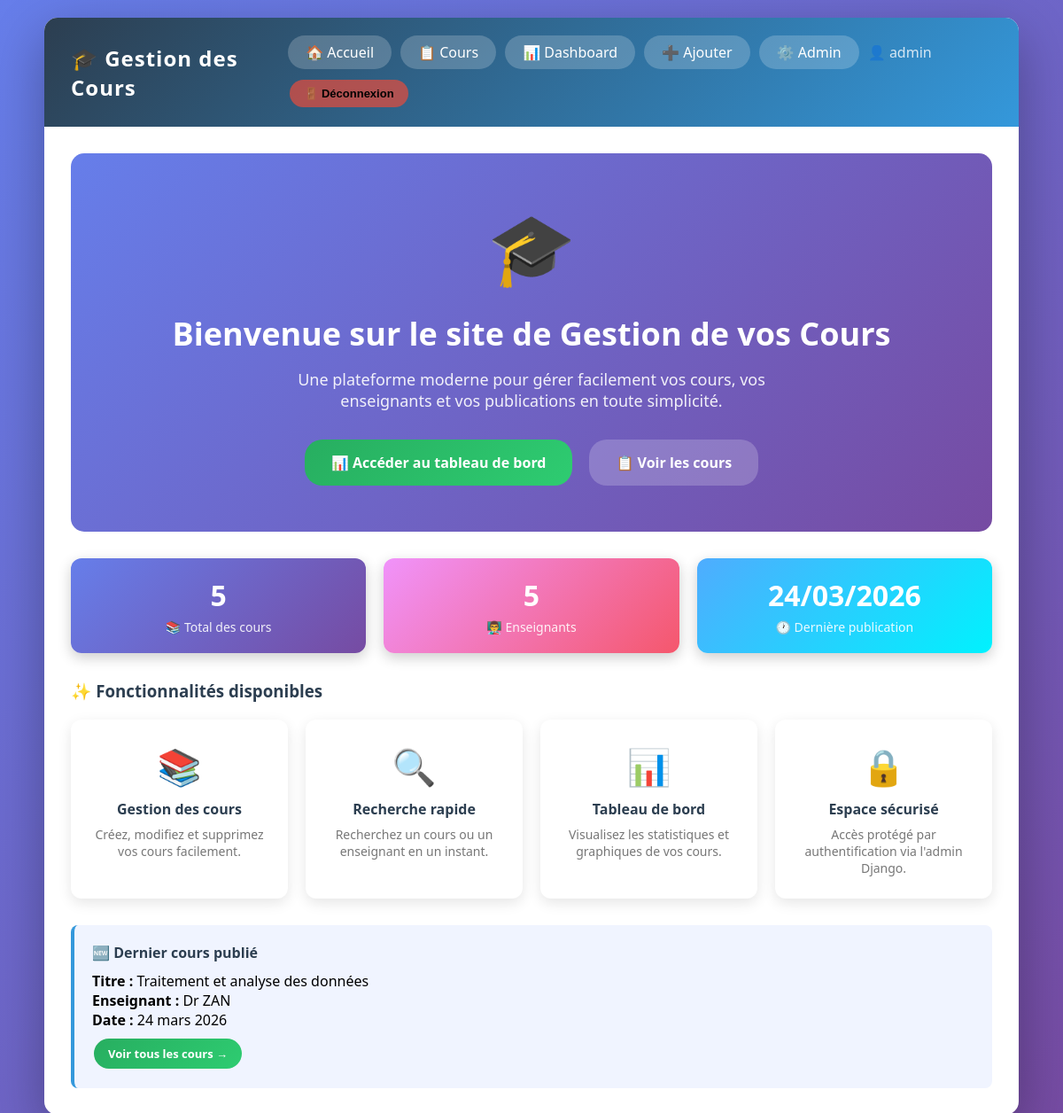
The app's page / (signed in) with its own data.
### cours/models.py (models this page shows, shortened)
class Cours(models.Model):
    titre = models.CharField(max_length=200)
    enseignant = models.CharField(max_length=100)
    date_publication = models.DateField(validators=[valider_date])
    date_ajout = models.DateTimeField(auto_now_add=True)  # ← caché, automatique

### cours/views.py (the view)
# urls.py: path('', AccueilView.as_view(), name='accueil'),
class AccueilView(TemplateView):
    template_name = 'cours/accueil.html'
    def get_context_data(self, **kwargs):
        context = super().get_context_data(**kwargs)
        context['total_cours'] = Cours.objects.count()
        context['total_enseignants'] = Cours.objects.values('enseignant').distinct().count()
        context['dernier_cours'] = Cours.objects.order_by('-date_ajout').first()
        return context

### cours/templates/cours/accueil.html
{% extends 'cours/base.html' %}
{% block content %}
<div style="text-align:center; padding:50px 20px; background:linear-gradient(135deg, #667eea, #764ba2); border-radius:15px; margin-bottom:30px; color:white;">
    <div style="font-size:80px; margin-bottom:20px;">🎓</div>
    <h1 style="font-size:36px; font-weight:bold; margin-bottom:15px;">
        Bienvenue sur le site de Gestion de vos Cours
    </h1>
    <p style="font-size:18px; opacity:0.9; max-width:600px; margin:0 auto 30px;">
        Une plateforme moderne pour gérer facilement vos cours,
        vos enseignants et vos publications en toute simplicité.
    </p>
    <div style="display:flex; gap:15px; justify-content:center; flex-wrap:wrap;">
        <a href="{% url 'dashboard' %}" class="btn btn-add" style="padding:15px 30px; font-size:16px;">
            📊 Accéder au tableau de bord
        </a>
        <a href="{% url 'cours-list' %}" class="btn" style="padding:15px 30px; font-size:16px; background:rgba(255,255,255,0.2); color:white;">
            📋 Voir les cours
        </a>
    </div>
</div>
<div class="stats" style="margin-bottom:30px;">
    <div class="stat-card" style="background:linear-gradient(135deg, #667eea, #764ba2);">
        <h3>{{ total_cours }}</h3>
        <p>📚 Total des cours</p>
    </div>
    <div class="stat-card" style="background:linear-gradient(135deg, #f093fb, #f5576c);">
        <h3>{{ total_enseignants }}</h3>
        <p>👨‍🏫 Enseignants</p>
    </div>
    <div class="stat-card" style="background:linear-gradient(135deg, #4facfe, #00f2fe);">
        <h3>{% if dernier_cours %}{{ dernier_cours.date_publication|date:"d/m/Y" }}{% else %}--{% endif %}</h3>
        <p>🕐 Dernière publication</p>
    </div>
</div>
<h3 style="color:#2c3e50; margin-bottom:20px;">✨ Fonctionnalités disponibles</h3>
<div style="display:grid; grid-template-columns:repeat(auto-fit, minmax(220px, 1fr)); gap:20px; margin-bottom:30px;">
    <div style="background:white; padding:25px; border-radius:12px; box-shadow:0 5px 15px rgba(0,0,0,0.1); text-align:center; transition:transform 0.3s;" onmouseover="this.style.transform='translateY(-5px)'" onmouseout="this.style.transform='translateY(0)'">
        <div style="font-size:40px; margin-bottom:10px;">📚</div>
        <h4 style="color:#2c3e50; margin-bottom:8px;">Gestion des cours</h4>
        <p style="color:#777; font-size:14px;">Créez, modifiez et supprimez vos cours facilement.</p>
    </div>
    <div style="background:white; padding:25px; border-radius:12px; box-shadow:0 5px 15px rgba(0,0,0,0.1); text-align:center; transition:transform 0.3s;" onmouseover="this.style.transform='translateY(-5px)'" onmouseout="this.style.transform='translateY(0)'">
        <div style="font-size:40px; margin-bottom:10px;">🔍</div>
        <h4 style="color:#2c3e50; margin-bottom:8px;">Recherche rapide</h4>
        <p style="color:#777; font-size:14px;">Recherchez un cours ou un enseignant en un instant.</p>
    </div>
    <div style="background:white; padding:25px; border-radius:12px; box-shadow:0 5px 15px rgba(0,0,0,0.1); text-align:center; transition:transform 0.3s;" onmouseover="this.style.transform='translateY(-5px)'" onmouseout="this.style.transform='translateY(0)'">
        <div style="font-size:40px; margin-bottom:10px;">📊</div>
        <h4 style="color:#2c3e50; margin-bottom:8px;">Tableau de bord</h4>
        <p style="color:#777; font-size:14px;">Visualisez les statistiques et graphiques de vos cours.</p>
    </div>
    <div style="background:white; padding:25px; border-radius:12px; box-shadow:0 5px 15px rgba(0,0,0,0.1); text-align:center; transition:transform 0.3s;" onmouseover="this.style.transform='translateY(-5px)'" onmouseout="this.style.transform='translateY(0)'">
        <div style="font-size:40px; margin-bottom:10px;">🔒</div>
        <h4 style="color:#2c3e50; margin-bottom:8px;">Espace sécurisé</h4>
        <p style="color:#777; font-size:14px;">Accès protégé par authentification via l'admin Django.</p>
    </div>
</div>
{% if dernier_cours %}
<div style="background:#f0f4ff; border-left:4px solid #3498db; padding:20px; border-radius:8px;">
    <h4 style="color:#2c3e50; margin-bottom:10px;">🆕 Dernier cours publié</h4>
    <p><strong>Titre :</strong> {{ dernier_cours.titre }}</p>
    <p><strong>Enseignant :</strong> {{ dernier_cours.enseignant }}</p>
    <p><strong>Date :</strong> {{ dernier_cours.date_publication|date:"d F Y" }}</p>
    <a href="{% url 'cours-list' %}" class="btn btn-add" style="margin-top:10px; display:inline-block;">
        Voir tous les cours →
    </a>
</div>
{% endif %}
{% endblock %}

### cours/templates/cours/base.html (shortened to what this page needs)
{% load static %}
<!DOCTYPE html>
<html lang="fr">
<head>
    <link rel="stylesheet" href="{% static 'cours/style.css' %}">
</head>
<body>
    <div class="container fade-in">
        <div class="navbar">
            <h1>🎓 Gestion des Cours</h1>
            <div style="display:flex; gap:10px; align-items:center; flex-wrap:wrap;">
                <a href="{% url 'accueil' %}">🏠 Accueil</a>
                <a href="{% url 'cours-list' %}">📋 Cours</a>
                {% if user.is_authenticated %}
                    <a href="{% url 'dashboard' %}">📊 Dashboard</a>
                    <a href="{% url 'cours-create' %}">➕ Ajouter</a>
                    {% if user.is_superuser %}
                    <a href="{% url 'admin:index' %}">⚙️ Admin</a>
                    {% endif %}
                    <span style="color:rgba(255,255,255,0.8);">👤 {{ user.username }}</span>
                    <form method="post" action="{% url 'logout' %}" style="display:inline;">
                        <button type="submit" class="btn" style="background:rgba(231,76,60,0.7); cursor:pointer;">
                            🚪 Déconnexion
                        </button>
                    </form>
                {% else %}
                    <a href="{% url 'login' %}" style="background:rgba(46,204,113,0.7);">🔒 Connexion</a>
                {% endif %}
            </div>
        </div>
        <div class="content">
            {% block content %}{% endblock %}
        </div>
    </div>
</body>
</html>

### cours/static/cours/style.css (style rules this page uses)
* { margin: 0; padding: 0; box-sizing: border-box; }
body { font-family: 'Segoe UI', Tahoma, Geneva, Verdana, sans-serif; background: linear-gradient(135deg, #667eea 0%, #764ba2 100%); min-height: 100vh; padding: 20px; }
.container { max-width: 1100px; margin: 0 auto; background: white; border-radius: 15px; box-shadow: 0 20px 60px rgba(0,0,0,0.3); overflow: hidden; }
.navbar { background: linear-gradient(135deg, #2c3e50, #3498db); padding: 20px 30px; display: flex; justify-content: space-between; align-items: center; }
.navbar h1 { color: white; font-size: 24px; letter-spacing: 1px; }
.navbar a { color: white; text-decoration: none; background: rgba(255,255,255,0.2); padding: 8px 20px; border-radius: 25px; transition: all 0.3s; }
.content { padding: 30px; }
.btn { padding: 8px 16px; border: none; border-radius: 20px; cursor: pointer; font-size: 13px; font-weight: 600; transition: all 0.3s; text-decoration: none; display: inline-block; margin: 2px; }
.btn-add { background: linear-gradient(135deg, #27ae60, #2ecc71); color: white; }
.stats { display: flex; gap: 20px; margin-bottom: 25px; }
.stat-card { flex: 1; background: linear-gradient(135deg, #667eea, #764ba2); color: white; padding: 20px; border-radius: 12px; text-align: center; box-shadow: 0 5px 15px rgba(0,0,0,0.2); }
.stat-card h3 { font-size: 32px; font-weight: bold; }
.stat-card p { font-size: 14px; opacity: 0.9; margin-top: 5px; }
.fade-in { animation: fadeIn 0.5s ease; }

### records on screen
Cours: date_publication "24/03/2026", titre "Traitement et analyse des données", enseignant "Dr ZAN", date_publication "24 mars 2026"

### other values on screen
{{ user.username }} "admin"
{{ total_cours }} "5"
{{ total_enseignants }} "5"
